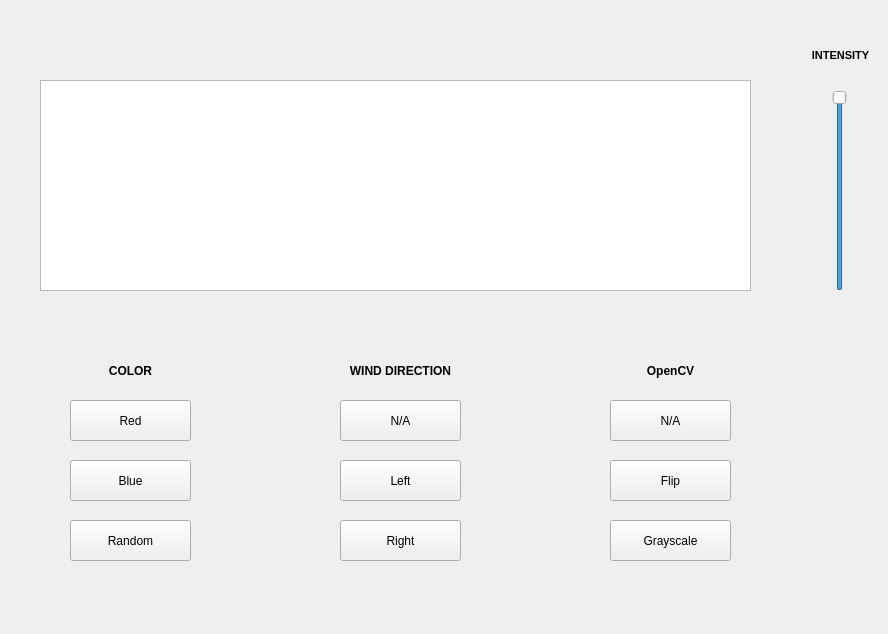
<?xml version="1.0" encoding="UTF-8"?>
<ui version="4.0">
 <class>MainWindow</class>
 <widget class="QMainWindow" name="MainWindow">
  <property name="geometry">
   <rect>
    <x>0</x>
    <y>0</y>
    <width>888</width>
    <height>634</height>
   </rect>
  </property>
  <property name="font">
   <font>
    <pointsize>9</pointsize>
    <weight>75</weight>
    <bold>true</bold>
   </font>
  </property>
  <property name="windowTitle">
   <string extracomment="0"/>
  </property>
  <widget class="QWidget" name="centralWidget">
   <widget class="QPushButton" name="pushButton">
    <property name="geometry">
     <rect>
      <x>70</x>
      <y>400</y>
      <width>121</width>
      <height>41</height>
     </rect>
    </property>
    <property name="font">
     <font>
      <pointsize>9</pointsize>
      <weight>50</weight>
      <bold>false</bold>
     </font>
    </property>
    <property name="text">
     <string>Red</string>
    </property>
   </widget>
   <widget class="QGraphicsView" name="graphicsView">
    <property name="geometry">
     <rect>
      <x>40</x>
      <y>80</y>
      <width>711</width>
      <height>211</height>
     </rect>
    </property>
   </widget>
   <widget class="QPushButton" name="pushButton_2">
    <property name="geometry">
     <rect>
      <x>70</x>
      <y>460</y>
      <width>121</width>
      <height>41</height>
     </rect>
    </property>
    <property name="font">
     <font>
      <pointsize>9</pointsize>
      <weight>50</weight>
      <bold>false</bold>
     </font>
    </property>
    <property name="text">
     <string>Blue</string>
    </property>
   </widget>
   <widget class="QPushButton" name="pushButton_3">
    <property name="geometry">
     <rect>
      <x>70</x>
      <y>520</y>
      <width>121</width>
      <height>41</height>
     </rect>
    </property>
    <property name="font">
     <font>
      <pointsize>9</pointsize>
      <weight>50</weight>
      <bold>false</bold>
     </font>
    </property>
    <property name="text">
     <string>Random</string>
    </property>
   </widget>
   <widget class="QSlider" name="verticalSlider">
    <property name="geometry">
     <rect>
      <x>830</x>
      <y>90</y>
      <width>20</width>
      <height>201</height>
     </rect>
    </property>
    <property name="minimum">
     <number>1</number>
    </property>
    <property name="maximum">
     <number>10</number>
    </property>
    <property name="pageStep">
     <number>1</number>
    </property>
    <property name="value">
     <number>10</number>
    </property>
    <property name="orientation">
     <enum>Qt::Vertical</enum>
    </property>
   </widget>
   <widget class="QLabel" name="label">
    <property name="geometry">
     <rect>
      <x>770</x>
      <y>30</y>
      <width>141</width>
      <height>51</height>
     </rect>
    </property>
    <property name="font">
     <font>
      <pointsize>8</pointsize>
      <weight>75</weight>
      <bold>true</bold>
     </font>
    </property>
    <property name="text">
     <string>INTENSITY</string>
    </property>
    <property name="alignment">
     <set>Qt::AlignCenter</set>
    </property>
   </widget>
   <widget class="QLabel" name="label_2">
    <property name="geometry">
     <rect>
      <x>70</x>
      <y>360</y>
      <width>121</width>
      <height>21</height>
     </rect>
    </property>
    <property name="text">
     <string>COLOR</string>
    </property>
    <property name="alignment">
     <set>Qt::AlignCenter</set>
    </property>
   </widget>
   <widget class="QLabel" name="label_3">
    <property name="geometry">
     <rect>
      <x>310</x>
      <y>360</y>
      <width>181</width>
      <height>21</height>
     </rect>
    </property>
    <property name="text">
     <string>WIND DIRECTION</string>
    </property>
    <property name="alignment">
     <set>Qt::AlignCenter</set>
    </property>
   </widget>
   <widget class="QPushButton" name="pushButton_4">
    <property name="geometry">
     <rect>
      <x>340</x>
      <y>520</y>
      <width>121</width>
      <height>41</height>
     </rect>
    </property>
    <property name="font">
     <font>
      <pointsize>9</pointsize>
      <weight>50</weight>
      <bold>false</bold>
     </font>
    </property>
    <property name="text">
     <string>Right</string>
    </property>
   </widget>
   <widget class="QPushButton" name="pushButton_5">
    <property name="geometry">
     <rect>
      <x>340</x>
      <y>460</y>
      <width>121</width>
      <height>41</height>
     </rect>
    </property>
    <property name="font">
     <font>
      <pointsize>9</pointsize>
      <weight>50</weight>
      <bold>false</bold>
     </font>
    </property>
    <property name="text">
     <string>Left</string>
    </property>
   </widget>
   <widget class="QPushButton" name="pushButton_6">
    <property name="geometry">
     <rect>
      <x>340</x>
      <y>400</y>
      <width>121</width>
      <height>41</height>
     </rect>
    </property>
    <property name="font">
     <font>
      <pointsize>9</pointsize>
      <weight>50</weight>
      <bold>false</bold>
     </font>
    </property>
    <property name="text">
     <string>N/A</string>
    </property>
   </widget>
   <widget class="QPushButton" name="pushButton_7">
    <property name="geometry">
     <rect>
      <x>610</x>
      <y>400</y>
      <width>121</width>
      <height>41</height>
     </rect>
    </property>
    <property name="font">
     <font>
      <pointsize>9</pointsize>
      <weight>50</weight>
      <bold>false</bold>
     </font>
    </property>
    <property name="text">
     <string>N/A</string>
    </property>
   </widget>
   <widget class="QLabel" name="label_4">
    <property name="geometry">
     <rect>
      <x>580</x>
      <y>360</y>
      <width>181</width>
      <height>21</height>
     </rect>
    </property>
    <property name="text">
     <string>OpenCV</string>
    </property>
    <property name="alignment">
     <set>Qt::AlignCenter</set>
    </property>
   </widget>
   <widget class="QPushButton" name="pushButton_8">
    <property name="geometry">
     <rect>
      <x>610</x>
      <y>460</y>
      <width>121</width>
      <height>41</height>
     </rect>
    </property>
    <property name="font">
     <font>
      <pointsize>9</pointsize>
      <weight>50</weight>
      <bold>false</bold>
     </font>
    </property>
    <property name="text">
     <string>Flip</string>
    </property>
   </widget>
   <widget class="QPushButton" name="pushButton_9">
    <property name="geometry">
     <rect>
      <x>610</x>
      <y>520</y>
      <width>121</width>
      <height>41</height>
     </rect>
    </property>
    <property name="font">
     <font>
      <pointsize>9</pointsize>
      <weight>50</weight>
      <bold>false</bold>
     </font>
    </property>
    <property name="text">
     <string>Grayscale</string>
    </property>
   </widget>
  </widget>
 </widget>
 <layoutdefault spacing="6" margin="11"/>
 <resources/>
 <connections>
  <connection>
   <sender>pushButton_2</sender>
   <signal>clicked()</signal>
   <receiver>MainWindow</receiver>
   <slot>blueClicked()</slot>
   <hints>
    <hint type="sourcelabel">
     <x>108</x>
     <y>499</y>
    </hint>
    <hint type="destinationlabel">
     <x>365</x>
     <y>439</y>
    </hint>
   </hints>
  </connection>
  <connection>
   <sender>pushButton_3</sender>
   <signal>clicked()</signal>
   <receiver>MainWindow</receiver>
   <slot>randomClicked()</slot>
   <hints>
    <hint type="sourcelabel">
     <x>154</x>
     <y>556</y>
    </hint>
    <hint type="destinationlabel">
     <x>610</x>
     <y>446</y>
    </hint>
   </hints>
  </connection>
  <connection>
   <sender>pushButton</sender>
   <signal>clicked()</signal>
   <receiver>MainWindow</receiver>
   <slot>redClicked()</slot>
   <hints>
    <hint type="sourcelabel">
     <x>91</x>
     <y>434</y>
    </hint>
    <hint type="destinationlabel">
     <x>174</x>
     <y>459</y>
    </hint>
   </hints>
  </connection>
  <connection>
   <sender>verticalSlider</sender>
   <signal>valueChanged(int)</signal>
   <receiver>MainWindow</receiver>
   <slot>sliderMoved(int)</slot>
   <hints>
    <hint type="sourcelabel">
     <x>843</x>
     <y>131</y>
    </hint>
    <hint type="destinationlabel">
     <x>887</x>
     <y>140</y>
    </hint>
   </hints>
  </connection>
  <connection>
   <sender>pushButton_5</sender>
   <signal>clicked()</signal>
   <receiver>MainWindow</receiver>
   <slot>leftWind()</slot>
   <hints>
    <hint type="sourcelabel">
     <x>441</x>
     <y>490</y>
    </hint>
    <hint type="destinationlabel">
     <x>525</x>
     <y>491</y>
    </hint>
   </hints>
  </connection>
  <connection>
   <sender>pushButton_6</sender>
   <signal>clicked()</signal>
   <receiver>MainWindow</receiver>
   <slot>noWind()</slot>
   <hints>
    <hint type="sourcelabel">
     <x>457</x>
     <y>420</y>
    </hint>
    <hint type="destinationlabel">
     <x>539</x>
     <y>398</y>
    </hint>
   </hints>
  </connection>
  <connection>
   <sender>pushButton_4</sender>
   <signal>clicked()</signal>
   <receiver>MainWindow</receiver>
   <slot>rightWind()</slot>
   <hints>
    <hint type="sourcelabel">
     <x>454</x>
     <y>549</y>
    </hint>
    <hint type="destinationlabel">
     <x>544</x>
     <y>543</y>
    </hint>
   </hints>
  </connection>
  <connection>
   <sender>pushButton_9</sender>
   <signal>clicked()</signal>
   <receiver>MainWindow</receiver>
   <slot>openCVGrayscale()</slot>
   <hints>
    <hint type="sourcelabel">
     <x>721</x>
     <y>485</y>
    </hint>
    <hint type="destinationlabel">
     <x>756</x>
     <y>475</y>
    </hint>
   </hints>
  </connection>
  <connection>
   <sender>pushButton_8</sender>
   <signal>clicked()</signal>
   <receiver>MainWindow</receiver>
   <slot>openCVFlip()</slot>
   <hints>
    <hint type="sourcelabel">
     <x>693</x>
     <y>545</y>
    </hint>
    <hint type="destinationlabel">
     <x>749</x>
     <y>543</y>
    </hint>
   </hints>
  </connection>
  <connection>
   <sender>pushButton_7</sender>
   <signal>clicked()</signal>
   <receiver>MainWindow</receiver>
   <slot>openCVNoEffect()</slot>
   <hints>
    <hint type="sourcelabel">
     <x>678</x>
     <y>414</y>
    </hint>
    <hint type="destinationlabel">
     <x>774</x>
     <y>410</y>
    </hint>
   </hints>
  </connection>
 </connections>
 <slots>
  <slot>slot1(bool)</slot>
  <slot>blueClicked()</slot>
  <slot>randomClicked()</slot>
  <slot>redClicked()</slot>
  <slot>sliderMoved(int)</slot>
  <slot>leftWind()</slot>
  <slot>noWind()</slot>
  <slot>rightWind()</slot>
  <slot>openCVEffect2()</slot>
  <slot>openCVNoEffect()</slot>
  <slot>openCVGrayscale()</slot>
  <slot>openCVFlip()</slot>
 </slots>
</ui>
